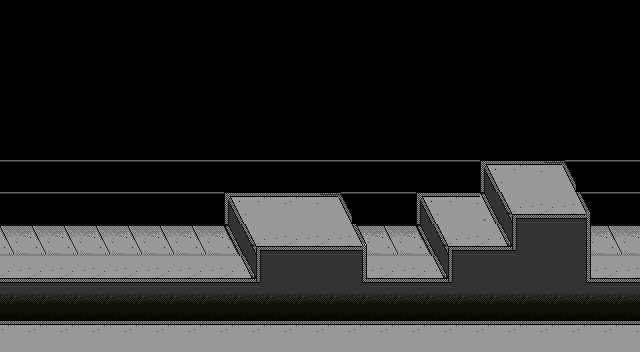

Rendered tile map (Tiled .tmx) drawn with the repository's tilesets; below, a short description and the full map source, tile grids included:
An orthogonal 20x11 tile map with 32x32 px tiles, 2 tile layers (floor, tier1).

<map version="1.5" tiledversion="1.6.0" orientation="orthogonal" renderorder="right-down" width="20" height="11" tilewidth="32" tileheight="32" infinite="0" nextlayerid="4" nextobjectid="1">
 <editorsettings>
  <export target="platform.json" format="json" />
 </editorsettings>
 <tileset firstgid="1" name="floor" tilewidth="32" tileheight="32" tilecount="21" columns="5">
  <image source="floor.png" width="160" height="128" />
  <tile id="0">
   <properties>
    <property name="collides" type="bool" value="true" />
   </properties>
  </tile>
  <tile id="1">
   <properties>
    <property name="collides" type="bool" value="true" />
   </properties>
  </tile>
  <tile id="2">
   <properties>
    <property name="collides" type="bool" value="true" />
   </properties>
  </tile>
  <tile id="5">
   <properties>
    <property name="collides" type="bool" value="false" />
   </properties>
  </tile>
  <tile id="6">
   <properties>
    <property name="collides" type="bool" value="false" />
   </properties>
  </tile>
  <tile id="7">
   <properties>
    <property name="collides" type="bool" value="false" />
   </properties>
  </tile>
  <tile id="8">
   <properties>
    <property name="collides" type="bool" value="true" />
   </properties>
  </tile>
  <tile id="10">
   <properties>
    <property name="collides" type="bool" value="false" />
   </properties>
  </tile>
  <tile id="11">
   <properties>
    <property name="collides" type="bool" value="true" />
   </properties>
  </tile>
  <tile id="12">
   <properties>
    <property name="collides" type="bool" value="false" />
   </properties>
  </tile>
  <tile id="13">
   <properties>
    <property name="collides" type="bool" value="false" />
   </properties>
  </tile>
  <tile id="15">
   <properties>
    <property name="collides" type="bool" value="true" />
   </properties>
  </tile>
  <tile id="16">
   <properties>
    <property name="collides" type="bool" value="true" />
   </properties>
  </tile>
  <tile id="18">
   <properties>
    <property name="collides" type="bool" value="false" />
   </properties>
  </tile>
  <tile id="23">
   <properties>
    <property name="collides" type="bool" value="true" />
   </properties>
  </tile>
 </tileset>
 <layer id="1" name="floor" width="20" height="11">
  <data encoding="csv">
0,0,0,0,0,0,0,0,0,0,0,0,0,0,0,0,0,0,0,0,
0,0,0,0,0,0,0,0,0,0,0,0,0,0,0,0,0,0,0,0,
0,0,0,0,0,0,0,0,0,0,0,0,0,0,0,0,0,0,0,0,
0,0,0,0,0,0,0,0,0,0,0,0,0,0,0,0,0,0,0,0,
0,0,0,0,0,0,0,0,0,0,0,0,0,0,0,0,0,0,0,0,
7,7,7,7,7,7,7,7,7,7,7,7,7,7,7,7,7,7,7,7,
7,7,7,7,7,7,7,7,7,7,7,7,7,7,7,5,7,7,7,7,
6,6,6,6,6,6,6,6,6,6,6,6,6,6,6,16,6,6,6,6,
16,16,16,16,16,16,16,16,16,16,16,16,16,16,16,16,16,16,16,16,
4,4,4,4,4,4,4,4,4,4,4,4,4,4,4,4,4,4,4,4,
11,11,11,11,11,11,11,11,11,11,11,11,11,11,11,11,11,11,11,11
</data>
 </layer>
 <layer id="2" name="tier1" width="20" height="11">
  <data encoding="csv">
0,0,0,0,0,0,0,0,0,0,0,0,0,0,0,0,0,0,0,0,
0,0,0,0,0,0,0,0,0,0,0,0,0,0,0,0,0,0,0,0,
0,0,0,0,0,0,0,0,0,0,0,0,0,0,0,0,0,0,0,0,
0,0,0,0,0,0,0,0,0,0,0,0,0,0,0,0,0,0,0,0,
0,0,0,0,0,0,0,0,0,0,0,0,0,0,0,0,0,0,0,0,
0,0,0,0,0,0,0,0,0,0,0,0,0,0,0,8,11,13,0,0,
0,0,0,0,0,0,0,8,11,11,13,0,0,8,11,9,17,16,14,0,
0,0,0,0,0,0,0,9,17,16,16,14,0,9,17,10,18,2,19,0,
0,0,0,0,0,0,0,10,18,2,2,20,0,10,18,2,2,2,20,0,
0,0,0,0,0,0,0,0,0,0,0,0,0,0,0,0,0,0,0,0,
0,0,0,0,0,0,0,0,0,0,0,0,0,0,0,0,0,0,0,0
</data>
 </layer>
</map>
